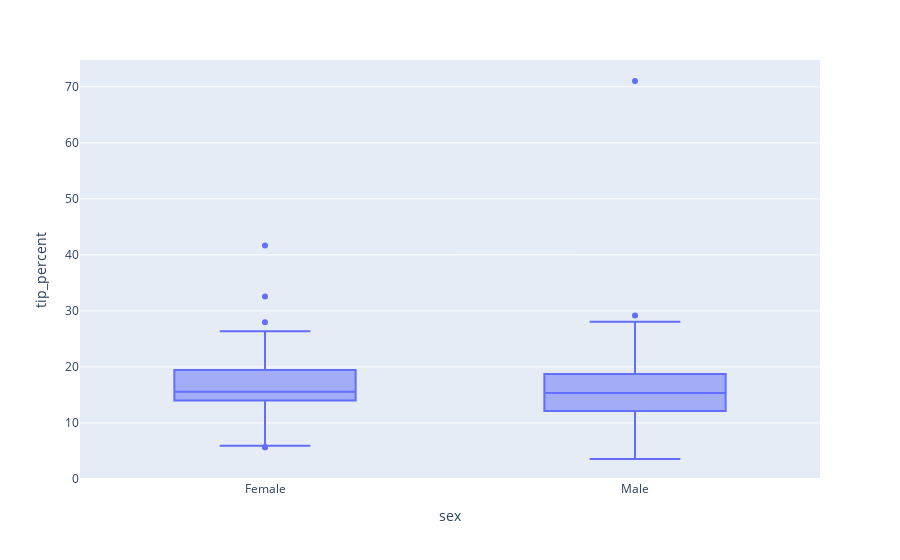

Notebook source saved alongside this figure:
### Markdown cell above
<details><summary>Blockly Hints</summary><ul><li>Notation<ul><li><code>A</code> &nbsp;:&nbsp; <code>B</code>&nbsp; means snap blocks A and B together.</li><li><code>A</code> &nbsp;&lt;-&nbsp; <code>B</code>&nbsp; means insert block B into the hole in block A.</li></ul></li><li>Blocks<ul><li>freestyle<ul><li>Unless specifically instructed, use the first block from the FREESTYLE menu.</li></ul></li><li><code>with .. do .. using ..</code><ul><li>The <code>with .. do .. using ..</code> block is found under VARIABLES.</li> <li>If <code>do</code> dropdown says "!Not populated until you execute code", click anywhere in the notebook tab, then click try "Run All Above Selected Cell" from the "Run" menu.</li> <li>If <code>with .. do .. using ..</code> block does not want to snap together nicely with the <code>set .. to</code> block, try dragging the <code>set .. to</code> block instead.</li></ul></li><li><code>create list with</code><ul><li>The <code>create list with</code> block is found under LISTS.</li> <li>You can use the <code>+ -</code> controls on the block to change the number of notches. Unless specifically instructed, the block should not have any empty notches when you click Blocks to Code. </li></ul></li><li>variable<ul><li>After it is created, each variable has its own block at the end of the VARIABLES menu.</li></ul></li></ul></li></ul></details>

### Code cell
#!response

px.box(df, x=category, y=values)

### Figure 1 — Plotly figure (JSON) as saved in the notebook; plotly's stock layout.template omitted (floating-point values rounded to 4 significant figures; data arrays with more than 128 entries replaced by an {"elided": "..."} marker saying what was removed)
{"data": [{"alignmentgroup": "True", "hovertemplate": "sex=%{x}<br>tip_percent=%{y}<extra></extra>", "legendgroup": "", "marker": {"color": "#636efa"}, "name": "", "notched": false, "offsetgroup": "", "orientation": "v", "showlegend": false, "type": "box", "x": {"elided": "244 str values"}, "x0": " ", "xaxis": "x", "y": {"elided": "244 float values"}, "y0": " ", "yaxis": "y"}], "layout": {"boxmode": "group", "legend": {"tracegroupgap": 0}, "margin": {"t": 60}, "xaxis": {"anchor": "y", "domain": [0, 1], "title": {"text": "sex"}}, "yaxis": {"anchor": "x", "domain": [0, 1], "title": {"text": "tip_percent"}}}}
